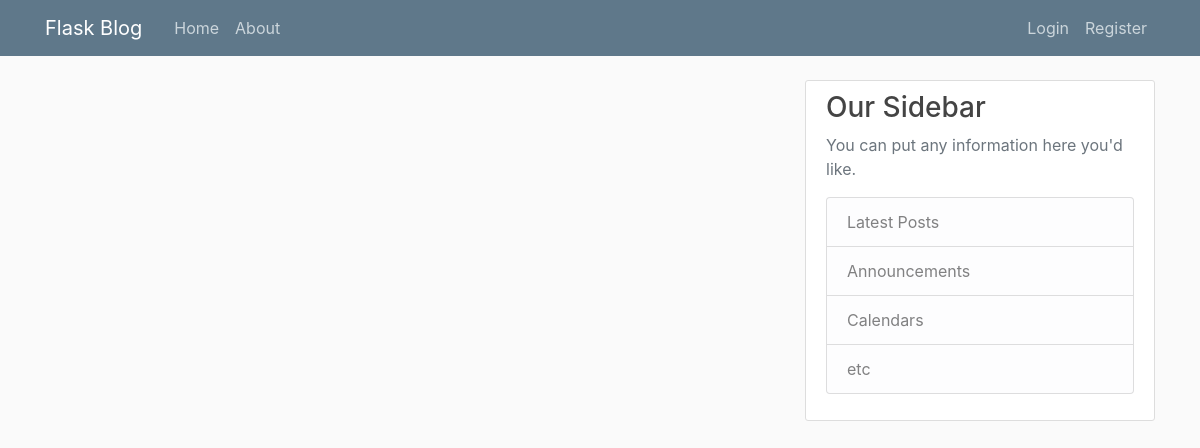
The app's page /home, older data.
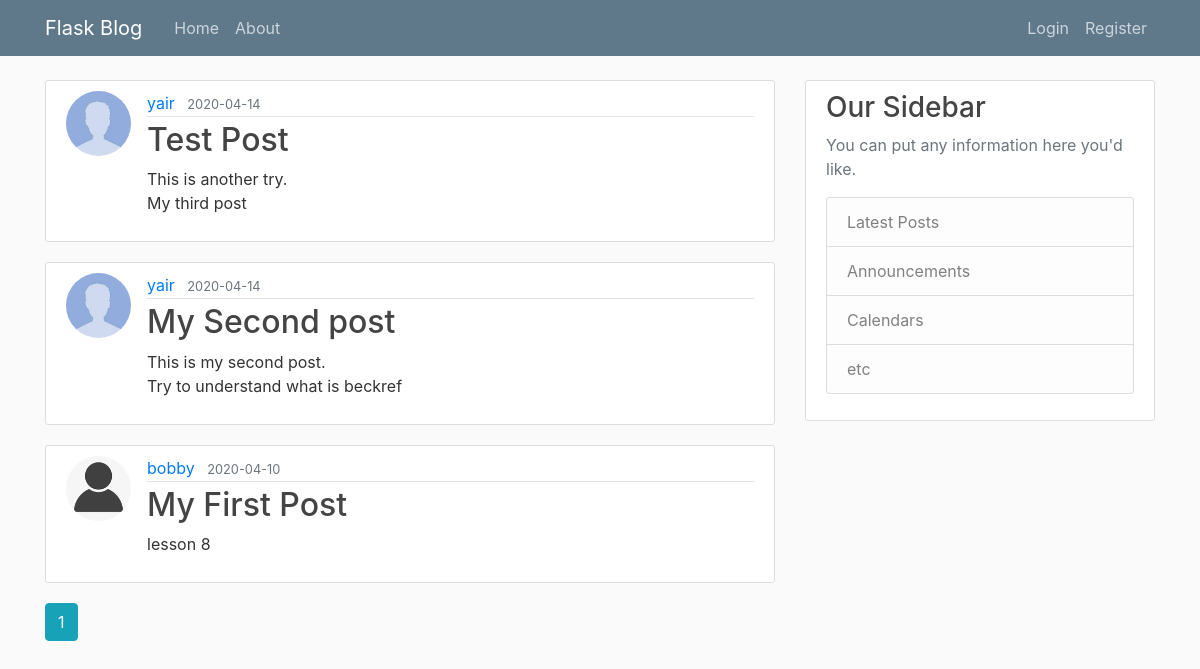
The same page, newer data.
### flask_blog/models.py (models this page shows, shortened)
class Post(db.Model):
    id = db.Column(db.Integer, primary_key=True)
    title = db.Column(db.String(100), nullable=False)
    date_posted = db.Column(db.DateTime, nullable=False, default=datetime.utcnow)
    content = db.Column(db.Text, nullable=False)
    user_id = db.Column(db.Integer, db.ForeignKey('user.id'), nullable=False)

class User(db.Model, UserMixin):
    id = db.Column(db.Integer, primary_key=True)
    username = db.Column(db.String(20), unique=True, nullable=False)
    email = db.Column(db.String(120), unique=True, nullable=False)
    image_file = db.Column(db.String(20), nullable=False, default='default.jpg')
    password = db.Column(db.String(60), nullable=False)
    posts = db.relationship('Post', backref='author', lazy=True)

### flask_blog/main/routes.py (the view)
@main.route("/")
@main.route("/home")
def home():
    page = request.args.get('page', 1, type=int)
    posts = Post.query.order_by(Post.date_posted.desc()).paginate(page=page, per_page=5)
    return render_template('home.html', posts=posts)

### flask_blog/templates/home.html
{% extends "layout.html" %}
{% block content %}
    {% for post in posts.items %}
        <article class="media content-section">
          <img class="rounded-circle article-img" src="{{ url_for('static', filename='profile_pics/' + post.author.image_file) }}">
          <div class="media-body">
            <div class="article-metadata">
              <a class="mr-2" href="{{ url_for('users.user_posts', username=post.author.username) }}">{{ post.author.username }}</a>
              <small class="text-muted">{{ post.date_posted.strftime('%Y-%m-%d') }}</small>
            </div>
            <h2><a class="article-title" href="{{ url_for('posts.post', post_id=post.id) }}">{{ post.title }}</a></h2>
            <p class="article-content">{{ post.content }}</p>
          </div>
        </article>
    {% endfor %}
    {% for page_num in posts.iter_pages(left_edge=1, right_edge=1, left_current=1, right_current=2) %}
      {% if page_num %}
        {% if posts.page == page_num %}
          <a class="btn btn-info mb-4" href="{{ url_for('main.home', page=page_num) }}">{{ page_num }}</a>
        {% else %}
          <a class="btn btn-outline-info mb-4" href="{{ url_for('main.home', page=page_num) }}">{{ page_num }}</a>
        {% endif %}
      {% else %}
        ...
      {% endif %}
    {% endfor %}
{% endblock content %}

### flask_blog/templates/layout.html (shortened to what this page needs)
<!DOCTYPE html>
<html>
<head>
    <link rel="stylesheet" href="https://maxcdn.bootstrapcdn.com/bootstrap/4.0.0/css/bootstrap.min.css">
    <link rel="stylesheet" type="text/css" href="{{ url_for('static', filename='main.css') }}">
</head>
<body>
    <header class="site-header">
      <nav class="navbar navbar-expand-md navbar-dark bg-steel fixed-top">
        <div class="container">
          <a class="navbar-brand mr-4" href="/">Flask Blog</a>
          <div class="collapse navbar-collapse" id="navbarToggle">
            <div class="navbar-nav mr-auto">
              <a class="nav-item nav-link" href="{{ url_for('main.home') }}">Home</a>
              <a class="nav-item nav-link" href="{{ url_for('main.about') }}">About</a>
            </div>
            <div class="navbar-nav">
              {% if current_user.is_authenticated %}
                <a class="nav-item nav-link" href="{{ url_for('posts.new_post') }}">New Post</a>
                <a class="nav-item nav-link" href="{{ url_for('users.account') }}">Account</a>
                <a class="nav-item nav-link" href="{{ url_for('users.logout') }}">Logout</a>
              {% else %}
                <a class="nav-item nav-link" href="{{ url_for('users.login') }}">Login</a>
                <a class="nav-item nav-link" href="{{ url_for('users.register') }}">Register</a>
              {% endif %}
            </div>
          </div>
        </div>
      </nav>
    </header>
    <main role="main" class="container">
      <div class="row">
        <div class="col-md-8">
          {% block content %}{% endblock %}
        </div>
        <div class="col-md-4">
          <div class="content-section">
            <h3>Our Sidebar</h3>
            <p class='text-muted'>You can put any information here you'd like.
              <ul class="list-group">
                <li class="list-group-item list-group-item-light">Latest Posts</li>
                <li class="list-group-item list-group-item-light">Announcements</li>
                <li class="list-group-item list-group-item-light">Calendars</li>
                <li class="list-group-item list-group-item-light">etc</li>
              </ul>
            </p>
          </div>
        </div>
      </div>
    </main>
</body>
</html>

### flask_blog/static/main.css (style rules this page uses)
body { background: #fafafa; color: #333333; margin-top: 5rem; }
h1, h2, h3, h4, h5, h6 { color: #444444; }
.bg-steel { background-color: #5f788a; }
.site-header .navbar-nav .nav-link { color: #cbd5db; }
.content-section { background: #ffffff; padding: 10px 20px; border: 1px solid #dddddd; border-radius: 3px; margin-bottom: 20px; }
.article-title { color: #444444; }
.article-content { white-space: pre-line; }
.article-img { height: 65px; width: 65px; margin-right: 16px; }
.article-metadata { padding-bottom: 1px; margin-bottom: 4px; border-bottom: 1px solid #e3e3e3 }

Row changes from the older to the newer data that the page shows:
added Post: image_file (placeholder picture), author.username "yair", date_posted "2020-04-14", title "Test Post", content "This is another try. My third post"
added Post: image_file (placeholder picture), author.username "yair", date_posted "2020-04-14", title "My Second post", content "This is my second post. Try to understand what is beckref"
added Post: image_file (picture), author.username "bobby", date_posted "2020-04-10", title "My First Post", content "lesson 8"
Text that changed along with them:
new list line: "1"
